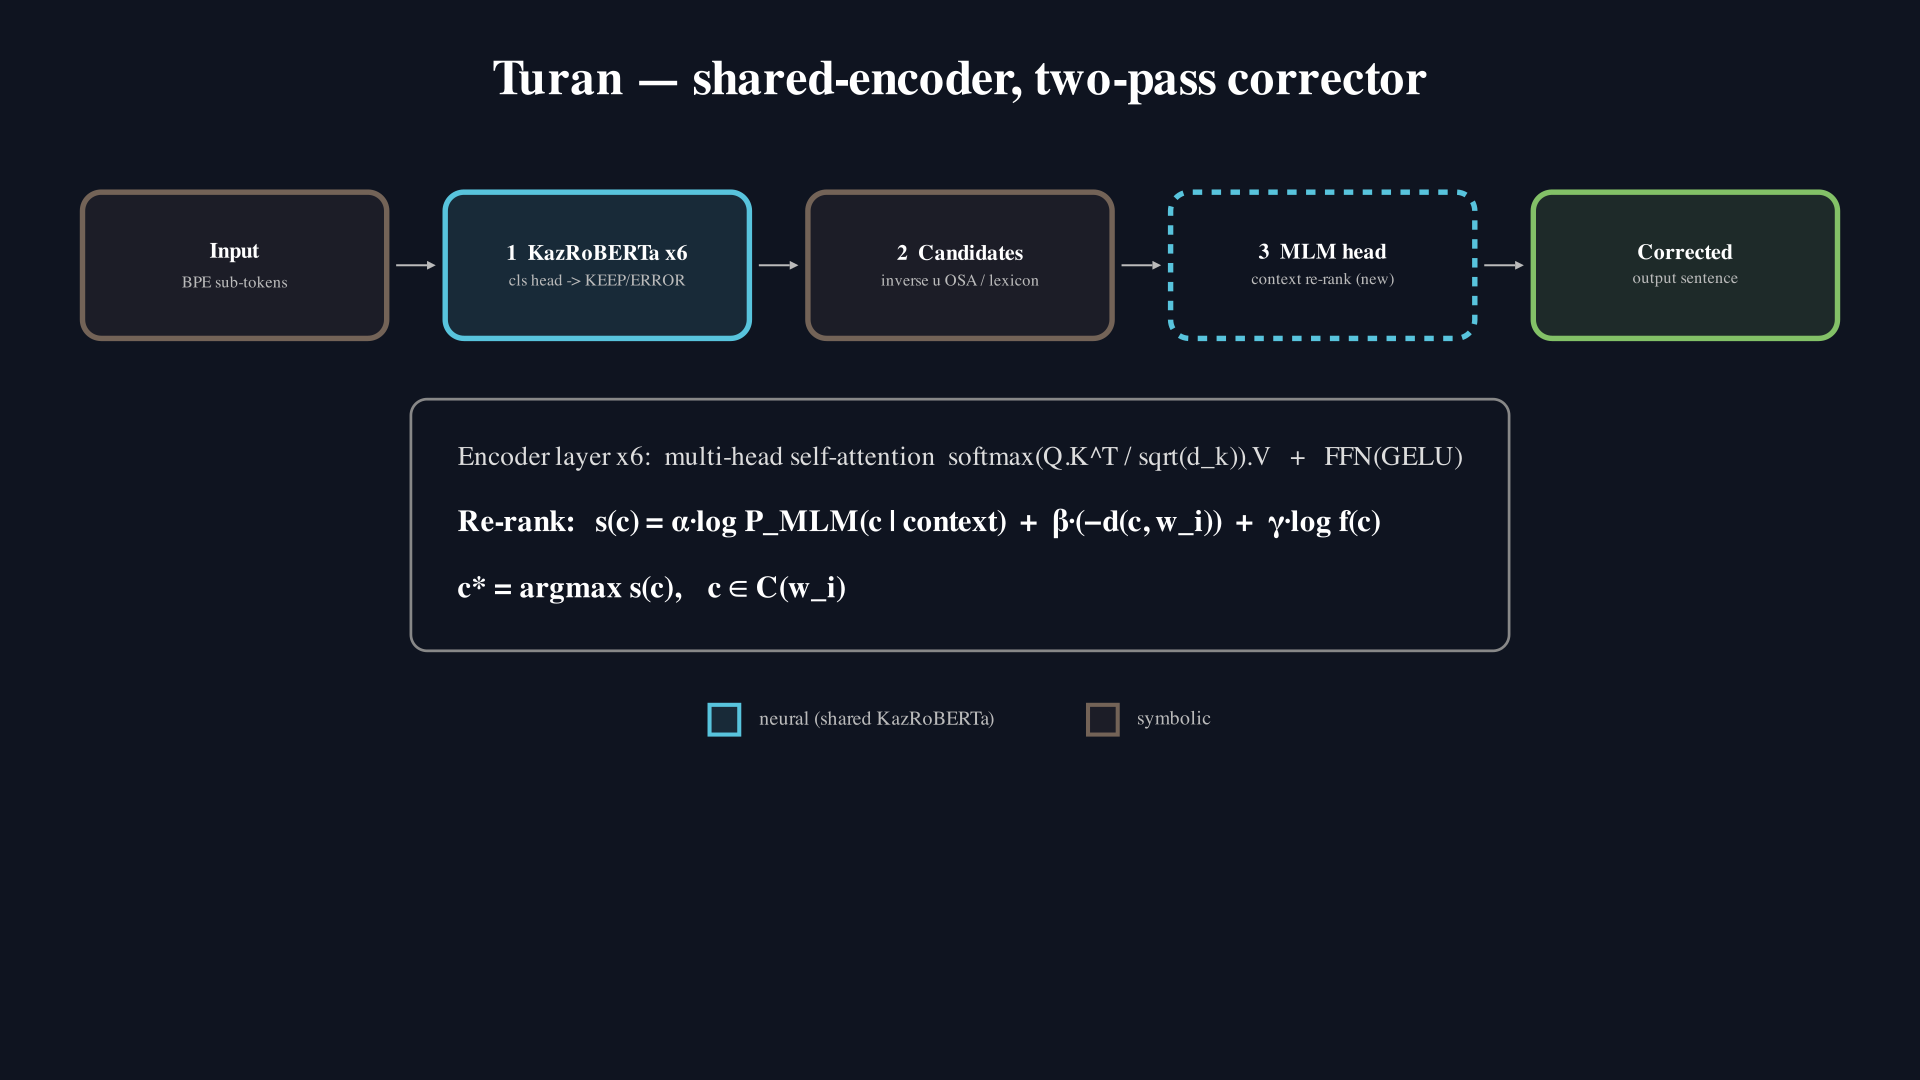

This figure's Python source:
from manim import *


class Architecture(Scene):
    def construct(self):
        self.camera.background_color = "#0f1420"

        title = Text("Turan — shared-encoder, two-pass corrector",
                     weight=BOLD).scale(0.55).to_edge(UP, buff=0.45)

        def node(ttl, sub, color, dashed=False):
            frame = RoundedRectangle(corner_radius=0.16, width=2.6, height=1.25,
                                     stroke_color=color, stroke_width=4,
                                     fill_color=color, fill_opacity=0.13)
            shape = DashedVMobject(frame, num_dashes=46) if dashed else frame
            if dashed:
                shape.set_stroke(color, width=4)
            t = Text(ttl, weight=BOLD).scale(0.28).set_color(WHITE)
            s = Text(sub).scale(0.21).set_color(GREY_B)
            lbl = VGroup(t, s).arrange(DOWN, buff=0.12)
            g = VGroup(shape, lbl)
            lbl.move_to(shape.get_center())
            return g

        n1 = node("Input", "BPE sub-tokens", GREY_BROWN)
        n2 = node("1  KazRoBERTa x6", "cls head -> KEEP/ERROR", BLUE)
        n3 = node("2  Candidates", "inverse u OSA / lexicon", GREY_BROWN)
        n4 = node("3  MLM head", "context re-rank (new)", BLUE, dashed=True)
        n5 = node("Corrected", "output sentence", GREEN)
        nodes = [n1, n2, n3, n4, n5]
        row = VGroup(*nodes).arrange(RIGHT, buff=0.5)
        row.scale_to_fit_width(13).next_to(title, DOWN, buff=0.65)

        arrows = [
            Arrow(nodes[k].get_right(), nodes[k + 1].get_left(),
                  buff=0.07, stroke_width=4, color=GREY_B,
                  max_tip_length_to_length_ratio=0.22)
            for k in range(len(nodes) - 1)
        ]

        enc = Text("Encoder layer x6:  multi-head self-attention  "
                   "softmax(Q.K^T / sqrt(d_k)).V   +   FFN(GELU)",
                   ).scale(0.3).set_color(GREY_A)
        f1 = Text("Re-rank:   s(c) = α·log P_MLM(c | context)  "
                  "+  β·(−d(c, w_i))  +  γ·log f(c)",
                  weight=BOLD).scale(0.34).set_color(WHITE)
        f2 = Text("c* = argmax s(c),    c ∈ C(w_i)",
                  weight=BOLD).scale(0.34).set_color(WHITE)
        panel = VGroup(enc, f1, f2).arrange(DOWN, buff=0.28, aligned_edge=LEFT)
        panel.next_to(row, DOWN, buff=0.8)
        frame = SurroundingRectangle(panel, color=GREY, buff=0.35,
                                     corner_radius=0.12, stroke_width=2)

        legend = VGroup(
            VGroup(Square(0.22, color=BLUE, fill_opacity=0.13, stroke_width=3),
                   Text("neural (shared KazRoBERTa)").scale(0.22).set_color(GREY_B)
                   ).arrange(RIGHT, buff=0.15),
            VGroup(Square(0.22, color=GREY_BROWN, fill_opacity=0.13, stroke_width=3),
                   Text("symbolic").scale(0.22).set_color(GREY_B)
                   ).arrange(RIGHT, buff=0.15),
        ).arrange(RIGHT, buff=0.7).next_to(frame, DOWN, buff=0.4)

        self.add(title, row, *arrows, frame, panel, legend)
